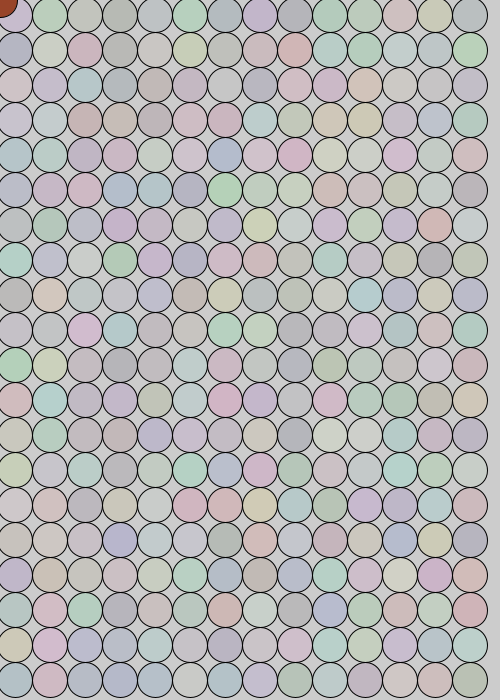
Frame 1 (no input)
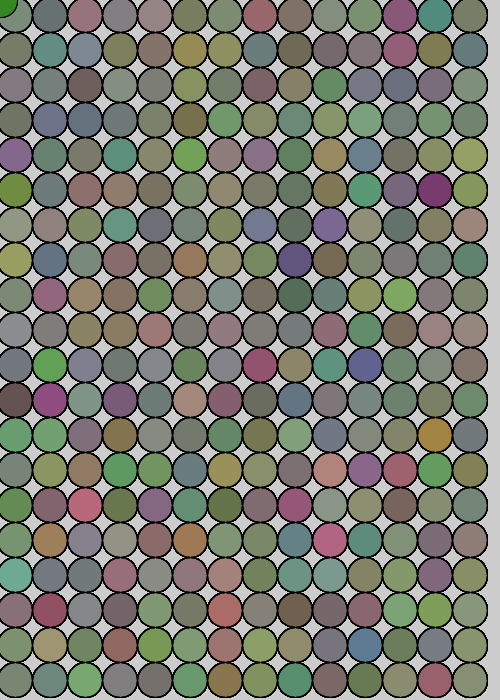
Frame 60 (the mouse pressed at the canvas centre just before this capture)
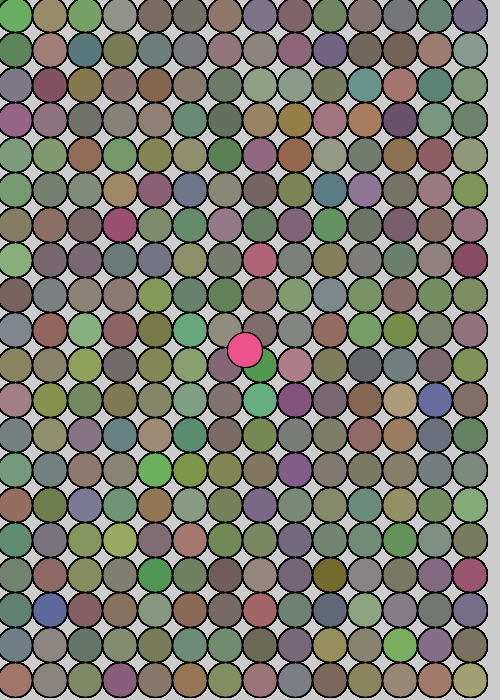
Frame 120 (the mouse held since frame 60 and released just before this capture)

The Processing sketch that drew these frames (run headless with seeded random() and noise(); from frame 60 on, the mouse is pressed at the canvas centre):

// Processing sketch: processing_6369
// ── processing_6369.pde

//Made by Prince Jacob

int blocksize;

 void setup() {
   size(500,700);
   blocksize = 35;
   stroke(0,0,0);
   smooth();
 }

 void draw() {
   for(int y=15; y<height; y+=blocksize) {
     for(int x=15; x<width; x+=blocksize) {
       fill(int(random(255)),int(random(255)),random(223), 30);
       ellipse(x,y,blocksize,blocksize);
     }
   }
   int specialX = mouseX - (mouseX % blocksize);
   int specialY = mouseY - (mouseY % blocksize);
  fill( int(random(255)), int(random(255)), int(random(255)) );
   ellipse(specialX, specialY, blocksize, blocksize);
 }
